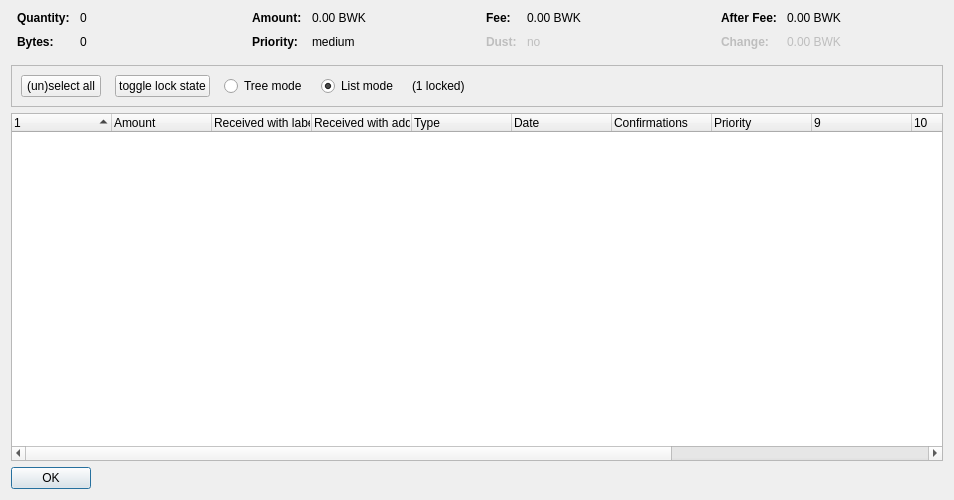
<?xml version="1.0" encoding="UTF-8"?>
<ui version="4.0">
 <class>CoinControlDialog</class>
 <widget class="QDialog" name="CoinControlDialog">
  <property name="geometry">
   <rect>
    <x>0</x>
    <y>0</y>
    <width>954</width>
    <height>500</height>
   </rect>
  </property>
  <property name="windowTitle">
   <string>Coin Selection</string>
  </property>
  <layout class="QVBoxLayout" name="verticalLayout">
   <item>
    <layout class="QHBoxLayout" name="horizontalLayoutTop" stretch="0,0,0,0">
     <property name="topMargin">
      <number>0</number>
     </property>
     <property name="bottomMargin">
      <number>10</number>
     </property>
     <item>
      <layout class="QFormLayout" name="formLayoutCoinControl1">
       <property name="horizontalSpacing">
        <number>10</number>
       </property>
       <property name="verticalSpacing">
        <number>10</number>
       </property>
       <property name="leftMargin">
        <number>6</number>
       </property>
       <property name="rightMargin">
        <number>6</number>
       </property>
       <item row="0" column="0">
        <widget class="QLabel" name="labelCoinControlQuantityText">
         <property name="font">
          <font>
           <weight>75</weight>
           <bold>true</bold>
          </font>
         </property>
         <property name="text">
          <string>Quantity:</string>
         </property>
        </widget>
       </item>
       <item row="0" column="1">
        <widget class="QLabel" name="labelCoinControlQuantity">
         <property name="cursor">
          <cursorShape>IBeamCursor</cursorShape>
         </property>
         <property name="contextMenuPolicy">
          <enum>Qt::ActionsContextMenu</enum>
         </property>
         <property name="text">
          <string notr="true">0</string>
         </property>
         <property name="textInteractionFlags">
          <set>Qt::LinksAccessibleByMouse|Qt::TextSelectableByKeyboard|Qt::TextSelectableByMouse</set>
         </property>
        </widget>
       </item>
       <item row="1" column="0">
        <widget class="QLabel" name="labelCoinControlBytesText">
         <property name="font">
          <font>
           <weight>75</weight>
           <bold>true</bold>
          </font>
         </property>
         <property name="text">
          <string>Bytes:</string>
         </property>
        </widget>
       </item>
       <item row="1" column="1">
        <widget class="QLabel" name="labelCoinControlBytes">
         <property name="cursor">
          <cursorShape>IBeamCursor</cursorShape>
         </property>
         <property name="contextMenuPolicy">
          <enum>Qt::ActionsContextMenu</enum>
         </property>
         <property name="text">
          <string notr="true">0</string>
         </property>
         <property name="textInteractionFlags">
          <set>Qt::LinksAccessibleByMouse|Qt::TextSelectableByKeyboard|Qt::TextSelectableByMouse</set>
         </property>
        </widget>
       </item>
      </layout>
     </item>
     <item>
      <layout class="QFormLayout" name="formLayoutCoinControl2">
       <property name="horizontalSpacing">
        <number>10</number>
       </property>
       <property name="verticalSpacing">
        <number>10</number>
       </property>
       <property name="leftMargin">
        <number>6</number>
       </property>
       <property name="rightMargin">
        <number>6</number>
       </property>
       <item row="0" column="0">
        <widget class="QLabel" name="labelCoinControlAmountText">
         <property name="font">
          <font>
           <weight>75</weight>
           <bold>true</bold>
          </font>
         </property>
         <property name="text">
          <string>Amount:</string>
         </property>
        </widget>
       </item>
       <item row="0" column="1">
        <widget class="QLabel" name="labelCoinControlAmount">
         <property name="cursor">
          <cursorShape>IBeamCursor</cursorShape>
         </property>
         <property name="contextMenuPolicy">
          <enum>Qt::ActionsContextMenu</enum>
         </property>
         <property name="text">
          <string notr="true">0.00 BWK</string>
         </property>
         <property name="textInteractionFlags">
          <set>Qt::LinksAccessibleByMouse|Qt::TextSelectableByKeyboard|Qt::TextSelectableByMouse</set>
         </property>
        </widget>
       </item>
       <item row="1" column="0">
        <widget class="QLabel" name="labelCoinControlPriorityText">
         <property name="font">
          <font>
           <weight>75</weight>
           <bold>true</bold>
          </font>
         </property>
         <property name="text">
          <string>Priority:</string>
         </property>
        </widget>
       </item>
       <item row="1" column="1">
        <widget class="QLabel" name="labelCoinControlPriority">
         <property name="cursor">
          <cursorShape>IBeamCursor</cursorShape>
         </property>
         <property name="contextMenuPolicy">
          <enum>Qt::ActionsContextMenu</enum>
         </property>
         <property name="text">
          <string>medium</string>
         </property>
         <property name="textInteractionFlags">
          <set>Qt::LinksAccessibleByMouse|Qt::TextSelectableByKeyboard|Qt::TextSelectableByMouse</set>
         </property>
        </widget>
       </item>
      </layout>
     </item>
     <item>
      <layout class="QFormLayout" name="formLayoutCoinControl3">
       <property name="horizontalSpacing">
        <number>10</number>
       </property>
       <property name="verticalSpacing">
        <number>10</number>
       </property>
       <property name="leftMargin">
        <number>6</number>
       </property>
       <property name="rightMargin">
        <number>6</number>
       </property>
       <item row="0" column="0">
        <widget class="QLabel" name="labelCoinControlFeeText">
         <property name="font">
          <font>
           <weight>75</weight>
           <bold>true</bold>
          </font>
         </property>
         <property name="text">
          <string>Fee:</string>
         </property>
        </widget>
       </item>
       <item row="0" column="1">
        <widget class="QLabel" name="labelCoinControlFee">
         <property name="cursor">
          <cursorShape>IBeamCursor</cursorShape>
         </property>
         <property name="contextMenuPolicy">
          <enum>Qt::ActionsContextMenu</enum>
         </property>
         <property name="text">
          <string notr="true">0.00 BWK</string>
         </property>
         <property name="textInteractionFlags">
          <set>Qt::LinksAccessibleByMouse|Qt::TextSelectableByKeyboard|Qt::TextSelectableByMouse</set>
         </property>
        </widget>
       </item>
       <item row="1" column="0">
        <widget class="QLabel" name="labelCoinControlLowOutputText">
         <property name="enabled">
          <bool>false</bool>
         </property>
         <property name="font">
          <font>
           <weight>75</weight>
           <bold>true</bold>
          </font>
         </property>
         <property name="text">
          <string>Dust:</string>
         </property>
        </widget>
       </item>
       <item row="1" column="1">
        <widget class="QLabel" name="labelCoinControlLowOutput">
         <property name="enabled">
          <bool>false</bool>
         </property>
         <property name="cursor">
          <cursorShape>IBeamCursor</cursorShape>
         </property>
         <property name="contextMenuPolicy">
          <enum>Qt::ActionsContextMenu</enum>
         </property>
         <property name="text">
          <string>no</string>
         </property>
         <property name="textInteractionFlags">
          <set>Qt::LinksAccessibleByMouse|Qt::TextSelectableByKeyboard|Qt::TextSelectableByMouse</set>
         </property>
        </widget>
       </item>
      </layout>
     </item>
     <item>
      <layout class="QFormLayout" name="formLayoutCoinControl4">
       <property name="horizontalSpacing">
        <number>10</number>
       </property>
       <property name="verticalSpacing">
        <number>10</number>
       </property>
       <property name="leftMargin">
        <number>6</number>
       </property>
       <property name="rightMargin">
        <number>6</number>
       </property>
       <item row="0" column="0">
        <widget class="QLabel" name="labelCoinControlAfterFeeText">
         <property name="font">
          <font>
           <weight>75</weight>
           <bold>true</bold>
          </font>
         </property>
         <property name="text">
          <string>After Fee:</string>
         </property>
        </widget>
       </item>
       <item row="0" column="1">
        <widget class="QLabel" name="labelCoinControlAfterFee">
         <property name="cursor">
          <cursorShape>IBeamCursor</cursorShape>
         </property>
         <property name="contextMenuPolicy">
          <enum>Qt::ActionsContextMenu</enum>
         </property>
         <property name="text">
          <string notr="true">0.00 BWK</string>
         </property>
         <property name="textInteractionFlags">
          <set>Qt::LinksAccessibleByMouse|Qt::TextSelectableByKeyboard|Qt::TextSelectableByMouse</set>
         </property>
        </widget>
       </item>
       <item row="1" column="0">
        <widget class="QLabel" name="labelCoinControlChangeText">
         <property name="enabled">
          <bool>false</bool>
         </property>
         <property name="font">
          <font>
           <weight>75</weight>
           <bold>true</bold>
          </font>
         </property>
         <property name="text">
          <string>Change:</string>
         </property>
        </widget>
       </item>
       <item row="1" column="1">
        <widget class="QLabel" name="labelCoinControlChange">
         <property name="enabled">
          <bool>false</bool>
         </property>
         <property name="cursor">
          <cursorShape>IBeamCursor</cursorShape>
         </property>
         <property name="contextMenuPolicy">
          <enum>Qt::ActionsContextMenu</enum>
         </property>
         <property name="text">
          <string notr="true">0.00 BWK</string>
         </property>
         <property name="textInteractionFlags">
          <set>Qt::LinksAccessibleByMouse|Qt::TextSelectableByKeyboard|Qt::TextSelectableByMouse</set>
         </property>
        </widget>
       </item>
      </layout>
     </item>
    </layout>
   </item>
   <item>
    <widget class="QFrame" name="frame">
     <property name="minimumSize">
      <size>
       <width>0</width>
       <height>40</height>
      </size>
     </property>
     <property name="frameShape">
      <enum>QFrame::StyledPanel</enum>
     </property>
     <property name="frameShadow">
      <enum>QFrame::Sunken</enum>
     </property>
     <layout class="QHBoxLayout" name="horizontalLayout">
      <item>
       <layout class="QHBoxLayout" name="horizontalLayoutPanel" stretch="0,0,0,0,0,0">
        <property name="spacing">
         <number>14</number>
        </property>
        <item>
         <widget class="QPushButton" name="pushButtonSelectAll">
          <property name="sizePolicy">
           <sizepolicy hsizetype="Maximum" vsizetype="Fixed">
            <horstretch>0</horstretch>
            <verstretch>0</verstretch>
           </sizepolicy>
          </property>
          <property name="text">
           <string>(un)select all</string>
          </property>
          <property name="autoDefault">
           <bool>false</bool>
          </property>
         </widget>
        </item>
        <item>
         <widget class="QPushButton" name="pushButtonToggleLock">
          <property name="sizePolicy">
           <sizepolicy hsizetype="Maximum" vsizetype="Fixed">
            <horstretch>0</horstretch>
            <verstretch>0</verstretch>
           </sizepolicy>
          </property>
          <property name="text">
           <string>toggle lock state</string>
          </property>
          <property name="autoDefault">
           <bool>false</bool>
          </property>
         </widget>
        </item>
        <item>
         <widget class="QRadioButton" name="radioTreeMode">
          <property name="sizePolicy">
           <sizepolicy hsizetype="Maximum" vsizetype="Fixed">
            <horstretch>0</horstretch>
            <verstretch>0</verstretch>
           </sizepolicy>
          </property>
          <property name="text">
           <string>Tree mode</string>
          </property>
         </widget>
        </item>
        <item>
         <widget class="QRadioButton" name="radioListMode">
          <property name="sizePolicy">
           <sizepolicy hsizetype="Maximum" vsizetype="Fixed">
            <horstretch>0</horstretch>
            <verstretch>0</verstretch>
           </sizepolicy>
          </property>
          <property name="text">
           <string>List mode</string>
          </property>
          <property name="checked">
           <bool>true</bool>
          </property>
         </widget>
        </item>
        <item>
         <widget class="QLabel" name="labelLocked">
          <property name="text">
           <string>(1 locked)</string>
          </property>
         </widget>
        </item>
        <item>
         <spacer name="horizontalSpacer">
          <property name="orientation">
           <enum>Qt::Horizontal</enum>
          </property>
          <property name="sizeHint" stdset="0">
           <size>
            <width>40</width>
            <height>20</height>
           </size>
          </property>
         </spacer>
        </item>
       </layout>
      </item>
     </layout>
    </widget>
   </item>
   <item>
    <widget class="CoinControlTreeWidget" name="treeWidget">
     <property name="contextMenuPolicy">
      <enum>Qt::CustomContextMenu</enum>
     </property>
     <property name="sortingEnabled">
      <bool>false</bool>
     </property>
     <property name="columnCount">
      <number>13</number>
     </property>
     <attribute name="headerShowSortIndicator" stdset="0">
      <bool>true</bool>
     </attribute>
     <attribute name="headerStretchLastSection">
      <bool>false</bool>
     </attribute>
     <column>
      <property name="text">
       <string/>
      </property>
     </column>
     <column>
      <property name="text">
       <string>Amount</string>
      </property>
     </column>
     <column>
      <property name="text">
       <string>Received with label</string>
      </property>
     </column>
     <column>
      <property name="text">
       <string>Received with address</string>
      </property>
     </column>
     <column>
      <property name="text">
	<string>Type</string>
      </property>
     </column>
     <column>
      <property name="text">	 
       <string>Date</string>
      </property>
     </column>
     <column>
      <property name="text">
       <string>Confirmations</string>
      </property>
      <property name="toolTip">
       <string>Confirmed</string>
      </property>
     </column>
     <column>
      <property name="text">
       <string>Priority</string>
      </property>
     </column>
     <column>
      <property name="text">
       <string/>
      </property>
     </column>
     <column>
      <property name="text">
       <string/>
      </property>
     </column>
     <column>
      <property name="text">
       <string/>
      </property>
     </column>
     <column>
      <property name="text">
       <string/>
      </property>
     </column>
     <column>
      <property name="text">
       <string/>
      </property>
     </column>
    </widget>
   </item>
   <item>
    <widget class="QDialogButtonBox" name="buttonBox">
     <property name="sizePolicy">
      <sizepolicy hsizetype="Maximum" vsizetype="Fixed">
       <horstretch>0</horstretch>
       <verstretch>0</verstretch>
      </sizepolicy>
     </property>
     <property name="orientation">
      <enum>Qt::Horizontal</enum>
     </property>
     <property name="standardButtons">
      <set>QDialogButtonBox::Ok</set>
     </property>
    </widget>
   </item>
  </layout>
 </widget>
 <customwidgets>
  <customwidget>
   <class>CoinControlTreeWidget</class>
   <extends>QTreeWidget</extends>
   <header>coincontroltreewidget.h</header>
  </customwidget>
 </customwidgets>
 <resources/>
 <connections/>
</ui>
